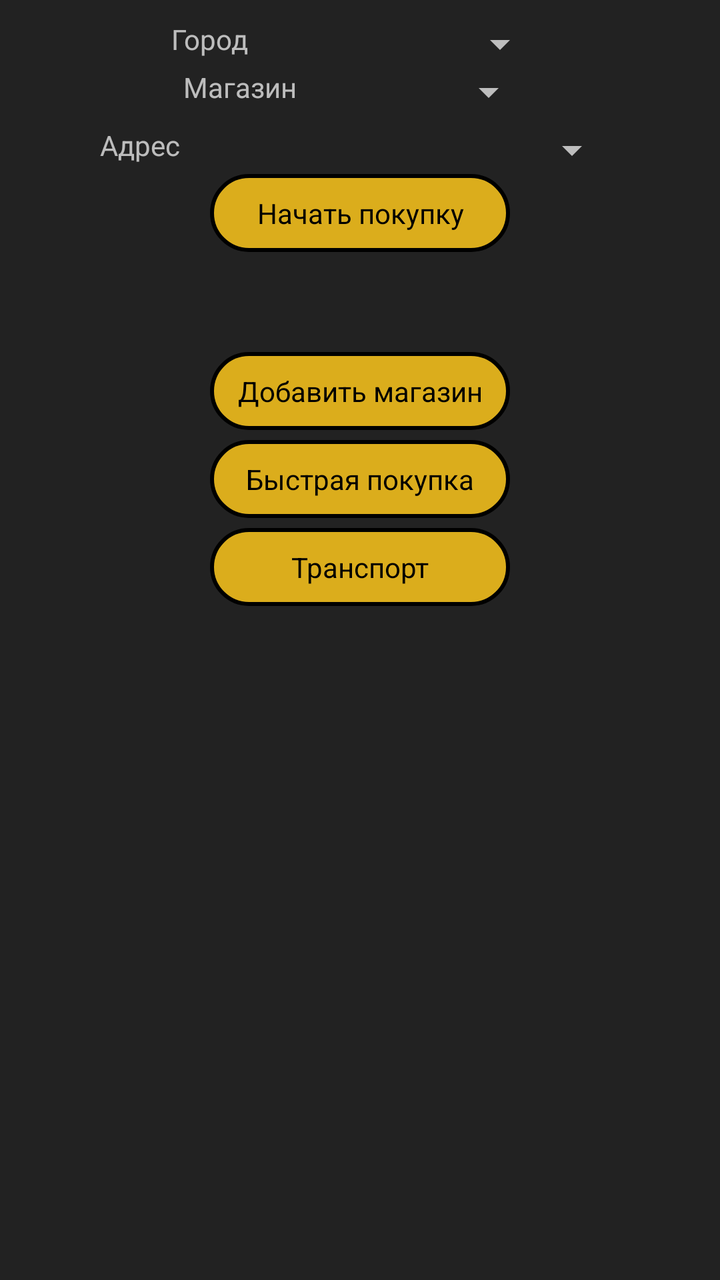
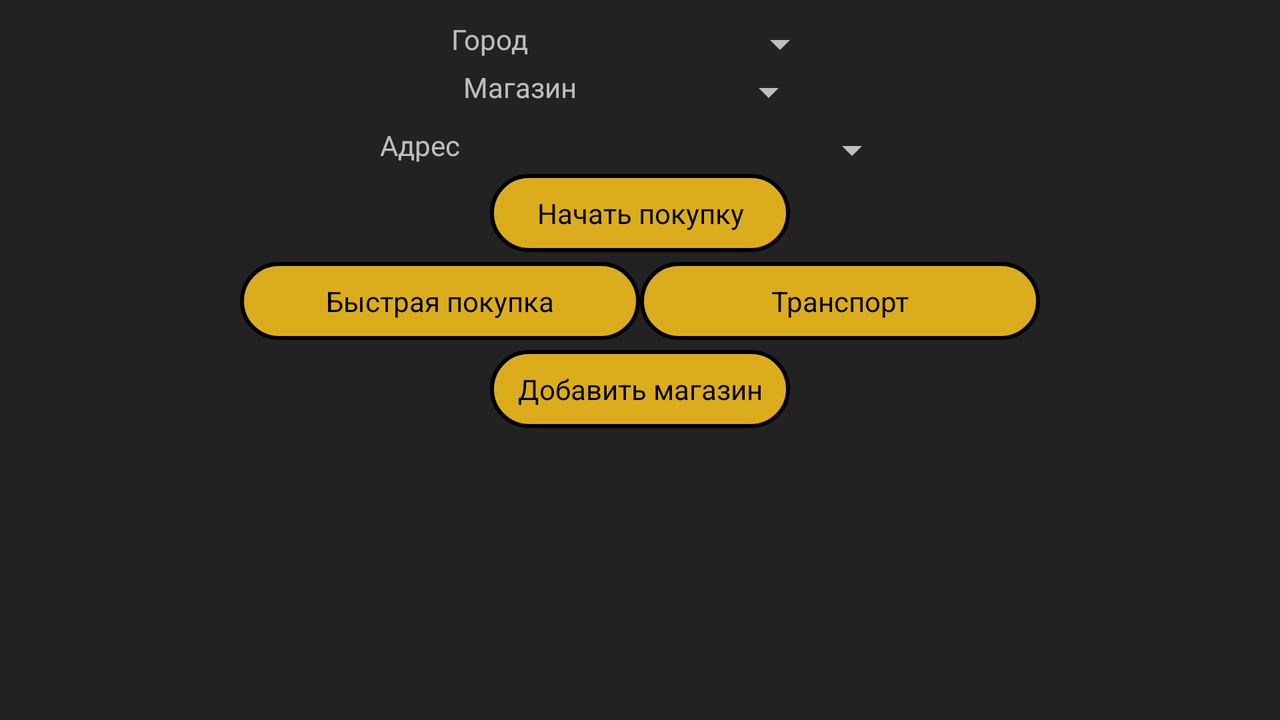

Compare how this app lays out the same screen by default and in its alternative resource folder. The renders come first, then the two layout files and the values they reference.
<!-- AndroidManifest.xml: application theme AppTheme -->
<!-- res/layout/choose_shop_layout.xml -->
<?xml version="1.0" encoding="utf-8"?>
<LinearLayout
		xmlns:android="http://schemas.android.com/apk/res/android"
		android:layout_height="match_parent"
		android:layout_width="match_parent"
		android:layout_margin="5dp"
		android:gravity="center_horizontal"
		android:orientation="vertical">
	<LinearLayout
			android:layout_width="wrap_content"
			android:layout_height="wrap_content"
			android:layout_marginTop="5dp"
			android:orientation="horizontal">
		<TextView
				android:layout_width="wrap_content"
				android:layout_height="wrap_content"
				android:text="Город"/>
		<Spinner
				android:layout_width="150dp"
				android:layout_height="wrap_content"
				android:id="@+id/inputCity"/>
	</LinearLayout >
	<LinearLayout
			android:layout_width="wrap_content"
			android:layout_height="wrap_content"
			android:orientation="horizontal">
		<TextView
				android:layout_width="wrap_content"
				android:layout_height="wrap_content"
				android:text="Магазин"/>
		<Spinner
				android:layout_width="120dp"
				android:layout_height="wrap_content"
				android:id="@+id/inputTitle"/>
	</LinearLayout >
	<LinearLayout
			android:layout_width="wrap_content"
			android:layout_height="wrap_content"
			android:layout_marginTop="5dp"
			android:orientation="horizontal">
		<TextView
				android:layout_width="wrap_content"
				android:layout_height="wrap_content"
				android:text="Адрес"/>
		<Spinner
				android:layout_width="220dp"
				android:layout_height="wrap_content"
				android:id="@+id/inputAdr"/>
	</LinearLayout >
	<Button
			android:layout_width="wrap_content"
			android:layout_height="wrap_content"
			android:text="Начать покупку"
			android:textColor="@color/pure_black"
			android:background="@drawable/button_selector_yellow"
			android:id="@+id/btnOk"/>
	<Button
			android:layout_width="wrap_content"
			android:layout_height="wrap_content"
			android:layout_marginTop="50dp"
			android:text="Добавить магазин"
			android:textColor="@color/pure_black"
			android:background="@drawable/button_selector_yellow"
			android:id="@+id/btnAdd"/>
	<Button
			android:layout_width="wrap_content"
			android:layout_height="wrap_content"
			android:layout_marginTop="5dp"
			android:text="Быстрая покупка"
			android:textColor="@color/pure_black"
			android:background="@drawable/button_selector_yellow"
			android:id="@+id/btnQuickPurchase"/>
	<Button
			android:layout_width="wrap_content"
			android:layout_height="wrap_content"
			android:layout_marginTop="5dp"
			android:text="Транспорт"
			android:textColor="@color/pure_black"
			android:background="@drawable/button_selector_yellow"
			android:id="@+id/btnTransport"/>
</LinearLayout >
<!-- resources referenced by this layout -->
<resources>
  <color name="pure_black">#000000</color>
  <style name="AppTheme" parent="Theme.AppCompat.NoActionBar">
  		<item name="colorPrimary">@color/colorPrimary</item>
  		<item name="colorPrimaryDark">@color/colorPrimaryDark</item>
  		<item name="colorAccent">@color/colorAccent</item>
  		<item name="android:windowBackground">@color/list_element_solid</item>
  
  		<item name="buttonStyle">@style/BasicButtonStyle</item>
  		<item name="android:buttonStyle">@style/BasicButtonStyle</item>
  		<item name="autoCompleteTextViewStyle">@style/BasicEditText</item>
  		<item name="editTextStyle">@style/BasicEditText</item>
  	</style>
  <color name="lightYellowPassive">#D5B674</color>
  <color name="lightYellowActive">#DBAD1C</color>
  <color name="bright_red">#FF0000</color>
  <color name="colorPrimary">#3F51B5</color>
  <color name="colorPrimaryDark">#303F9F</color>
  <color name="colorAccent">#37b24a</color>
  <color name="list_element_solid">#222222</color>
  <style name="BasicButtonStyle">
  		<item name="android:textAllCaps">false</item>
  		<item name="android:minWidth">150dp</item>
  		<item name="android:minHeight">35dp</item>
  		<item name="android:focusable">true</item>
  		<item name="android:gravity">center</item>
  		<item name="android:textSize">14sp</item>
  	</style>
  <style name="BasicEditText" parent="Base.V7.Widget.AppCompat.EditText">
  		<item name="android:layout_marginTop">2dp</item>
  		<item name="android:layout_marginBottom">2dp</item>
  		<item name="android:gravity">center</item>
  		<item name="android:singleLine">true</item>
  		<item name="android:paddingBottom">5dp</item>
  		<item name="android:paddingTop">5dp</item>
  		<item name="android:textColor">@color/bright_yellow</item>
  		<item name="android:textColorHighlight">@color/bright_red</item>
  		<item name="android:background">@drawable/edit_text_selector</item>
  		<item name="android:textCursorDrawable">@drawable/edit_text_cursor_selector</item>
  	</style>
  <color name="bright_yellow">#ffff00</color>
  <!-- drawable edit_text_selector (drawable) -->
  <?xml version="1.0" encoding="utf-8"?>
  <selector xmlns:android="http://schemas.android.com/apk/res/android">
  	<item>
  		<shape>
  			<solid
  					android:color="@color/pure_black"/>
  			<stroke
  					android:width="1dp"
  					android:color="@color/lightYellowActive"/>
  			<corners android:radius="15dp"/>
  		</shape>
  	</item>
  </selector>
  <!-- drawable edit_text_cursor_selector (drawable) -->
  <?xml version="1.0" encoding="utf-8"?>
  <selector xmlns:android="http://schemas.android.com/apk/res/android">
  	<item>
  		<shape>
  			<solid android:color="@color/bright_yellow"/>
  			<size android:width="1dp"/>
  		</shape>
  	</item>
  </selector>
  <!-- some entries are left out for length -->
</resources>
<!-- res/layout-land/choose_shop_layout.xml (the repository's variant of the layout above) -->
<!-- drawn on the phone turned sideways -->
<?xml version="1.0" encoding="utf-8"?>
<LinearLayout
		xmlns:android="http://schemas.android.com/apk/res/android"
		android:layout_height="match_parent"
		android:layout_width="match_parent"
		android:layout_margin="5dp"
		android:gravity="center_horizontal"
		android:orientation="vertical">
	<LinearLayout
			android:layout_width="wrap_content"
			android:layout_height="wrap_content"
			android:layout_marginTop="5dp"
			android:orientation="horizontal">
		<TextView
				android:layout_width="wrap_content"
				android:layout_height="wrap_content"
				android:text="Город"/>
		<Spinner
				android:layout_width="150dp"
				android:layout_height="wrap_content"
				android:id="@+id/inputCity"/>
	</LinearLayout >
	<LinearLayout
			android:layout_width="wrap_content"
			android:layout_height="wrap_content"
			android:orientation="horizontal">
		<TextView
				android:layout_width="wrap_content"
				android:layout_height="wrap_content"
				android:text="Магазин"/>
		<Spinner
				android:layout_width="120dp"
				android:layout_height="wrap_content"
				android:id="@+id/inputTitle"/>
	</LinearLayout >
	<LinearLayout
			android:layout_width="wrap_content"
			android:layout_height="wrap_content"
			android:layout_marginTop="5dp"
			android:orientation="horizontal">
		<TextView
				android:layout_width="wrap_content"
				android:layout_height="wrap_content"
				android:text="Адрес"/>
		<Spinner
				android:layout_width="220dp"
				android:layout_height="wrap_content"
				android:id="@+id/inputAdr"/>
	</LinearLayout >
	<Button
			android:layout_width="wrap_content"
			android:layout_height="wrap_content"
			android:text="Начать покупку"
			android:textColor="@color/pure_black"
			android:background="@drawable/button_selector_yellow"
			android:id="@+id/btnOk"/>
	<LinearLayout
			android:layout_width="400dp"
			android:layout_height="wrap_content"
			android:layout_marginTop="5dp"
			android:orientation="horizontal">
		<Button
				android:layout_width="match_parent"
				android:layout_height="wrap_content"
				android:layout_weight="1"
				android:text="Быстрая покупка"
				android:textColor="@color/pure_black"
				android:background="@drawable/button_selector_yellow"
				android:id="@+id/btnQuickPurchase"/>
		<Button
				android:layout_width="match_parent"
				android:layout_height="wrap_content"
				android:layout_weight="1"
				android:text="Транспорт"
				android:textColor="@color/pure_black"
				android:background="@drawable/button_selector_yellow"
				android:id="@+id/btnTransport"/>
	</LinearLayout >
	<Button
			android:layout_width="wrap_content"
			android:layout_height="wrap_content"
			android:layout_marginTop="5dp"
			android:text="Добавить магазин"
			android:textColor="@color/pure_black"
			android:background="@drawable/button_selector_yellow"
			android:id="@+id/btnAdd"/>
</LinearLayout >
